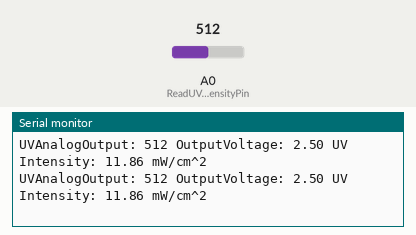
Bench run of a sketch on a simulated Arduino Uno, built with avr-gcc and run on an emulated ATmega328P. Parts: the last lines printed to the serial monitor. The test bench sets the inputs (shaded band); at power-on: A0 (ReadUVintensityPin) = 512.

Above: at 1.2 s.
1.3 s: A0 (ReadUVintensityPin) set to 472
At 1.39 s:
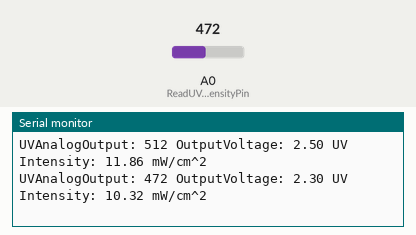
2.8 s: A0 (ReadUVintensityPin) set to 453
At 2.86 s:
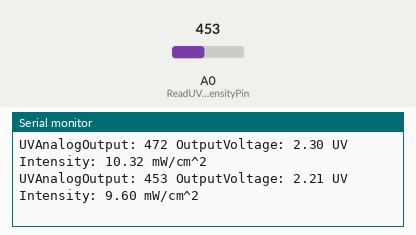
5.8 s: A0 (ReadUVintensityPin) set to 215
At 5.87 s:
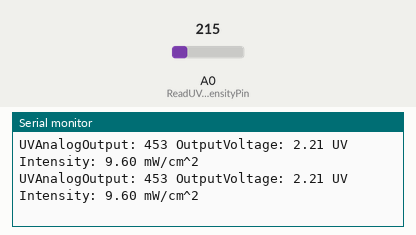
8.8 s: A0 (ReadUVintensityPin) set to 194
At 8.89 s:
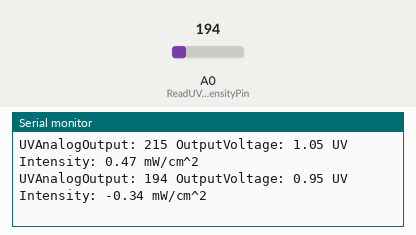
Timing chart, 0 to 11.8 s (numbered marks = the images above; inputs shaded):
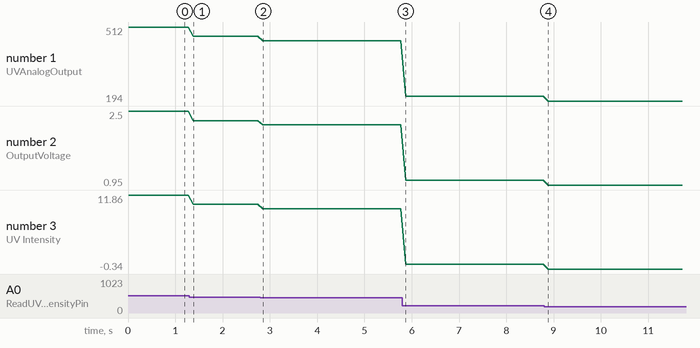

The sketch:

ML8511.ino
```cpp
// ML8511 紫外线传感器
// Author: Jiahui Tang
// Date: 2017-1-16

int ReadUVintensityPin = A0; //Output from the sensor

void setup()
{
  pinMode(ReadUVintensityPin, INPUT);
  Serial.begin(9600); //open serial port, set the baud rate to 9600 bps
  Serial.println("Starting up...");
}

void loop()
{
  int uvLevel = averageAnalogRead(ReadUVintensityPin);

  float outputVoltage = 5.0 * uvLevel/1024;
  float uvIntensity = mapfloat(outputVoltage, 0.99, 2.9, 0.0, 15.0);

  Serial.print("UVAnalogOutput: ");
  Serial.print(uvLevel);

  Serial.print(" OutputVoltage: ");
  Serial.print(outputVoltage);

  Serial.print(" UV Intensity: ");
  Serial.print(uvIntensity);
  Serial.print(" mW/cm^2");

  Serial.println();
  delay(100);
}

//Takes an average of readings on a given pin
//Returns the average
int averageAnalogRead(int pinToRead)
{
  byte numberOfReadings = 8;
  unsigned int runningValue = 0;

  for(int x = 0 ; x < numberOfReadings ; x++)
    runningValue += analogRead(pinToRead);
  runningValue /= numberOfReadings;

  return(runningValue);

}

float mapfloat(float x, float in_min, float in_max, float out_min, float out_max)
{
  return (x - in_min) * (out_max - out_min) / (in_max - in_min) + out_min;
}
```

Measured:
- after the input at 1.3 s, the serial monitor: prints a new line after 0.08 s (image 1)
- after the input at 2.8 s, the serial monitor: prints a new line after 0.05 s (image 2)
- after the input at 8.8 s, the serial monitor: prints a new line after 0.09 s (image 4)
- plotted number 1: 512 → 472 after the input at 1.3 s, 472 → 453 after the input at 2.8 s, 453 → 215 after the input at 5.8 s, 215 → 194 after the input at 8.8 s
- plotted number 2: 2.5 → 2.3 after the input at 1.3 s, 2.3 → 2.21 after the input at 2.8 s, 2.21 → 1.05 after the input at 5.8 s, 1.05 → 0.95 after the input at 8.8 s
- plotted number 3: 11.86 → 10.32 after the input at 1.3 s, 10.32 → 9.6 after the input at 2.8 s, 9.6 → 0.47 after the input at 5.8 s, 0.47 → -0.34 after the input at 8.8 s
